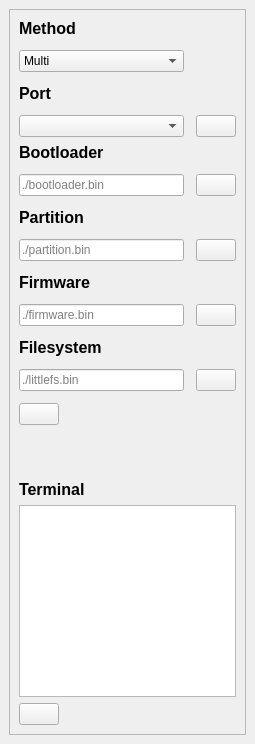
<?xml version="1.0" encoding="UTF-8"?>
<ui version="4.0">
 <class>MainWindow</class>
 <widget class="QMainWindow" name="MainWindow">
  <property name="geometry">
   <rect>
    <x>0</x>
    <y>0</y>
    <width>255</width>
    <height>744</height>
   </rect>
  </property>
  <property name="windowTitle">
   <string>Uploader</string>
  </property>
  <property name="windowIcon">
   <iconset resource="../assets/res.qrc">
    <normaloff>:/icons/icons/uploader.png</normaloff>:/icons/icons/uploader.png</iconset>
  </property>
  <property name="autoFillBackground">
   <bool>false</bool>
  </property>
  <widget class="QWidget" name="centralwidget">
   <property name="autoFillBackground">
    <bool>false</bool>
   </property>
   <property name="styleSheet">
    <string notr="true"/>
   </property>
   <layout class="QVBoxLayout" name="verticalLayout_3">
    <item>
     <widget class="QFrame" name="frame_3">
      <property name="styleSheet">
       <string notr="true"/>
      </property>
      <property name="frameShape">
       <enum>QFrame::StyledPanel</enum>
      </property>
      <property name="frameShadow">
       <enum>QFrame::Raised</enum>
      </property>
      <layout class="QVBoxLayout" name="verticalLayout">
       <item>
        <layout class="QGridLayout" name="gridLayout" columnstretch="24,0">
         <property name="spacing">
          <number>12</number>
         </property>
         <item row="2" column="0">
          <widget class="QLabel" name="label_7">
           <property name="font">
            <font>
             <pointsize>12</pointsize>
             <weight>75</weight>
             <bold>true</bold>
            </font>
           </property>
           <property name="text">
            <string>Port</string>
           </property>
          </widget>
         </item>
         <item row="3" column="0">
          <widget class="QComboBox" name="portComboBox">
           <property name="enabled">
            <bool>true</bool>
           </property>
          </widget>
         </item>
         <item row="3" column="1">
          <widget class="QPushButton" name="refreshBtn">
           <property name="text">
            <string/>
           </property>
           <property name="icon">
            <iconset resource="../assets/res.qrc">
             <normaloff>:/icons/icons/refresh-button.png</normaloff>:/icons/icons/refresh-button.png</iconset>
           </property>
          </widget>
         </item>
         <item row="0" column="0">
          <widget class="QLabel" name="label_6">
           <property name="font">
            <font>
             <pointsize>12</pointsize>
             <weight>75</weight>
             <bold>true</bold>
            </font>
           </property>
           <property name="text">
            <string>Method</string>
           </property>
          </widget>
         </item>
         <item row="1" column="0">
          <widget class="QComboBox" name="methodComboBox">
           <property name="styleSheet">
            <string notr="true"/>
           </property>
           <item>
            <property name="text">
             <string>Multi</string>
            </property>
           </item>
           <item>
            <property name="text">
             <string>Single</string>
            </property>
           </item>
          </widget>
         </item>
        </layout>
       </item>
       <item>
        <layout class="QVBoxLayout" name="verticalLayout_2">
         <property name="spacing">
          <number>12</number>
         </property>
         <item>
          <widget class="QLabel" name="label_2">
           <property name="font">
            <font>
             <family>MS Shell Dlg 2</family>
             <pointsize>12</pointsize>
             <weight>75</weight>
             <bold>true</bold>
            </font>
           </property>
           <property name="styleSheet">
            <string notr="true"/>
           </property>
           <property name="text">
            <string>Bootloader</string>
           </property>
          </widget>
         </item>
         <item>
          <layout class="QHBoxLayout" name="horizontalLayout_3">
           <item>
            <widget class="QLineEdit" name="bootloaderLineEdit">
             <property name="styleSheet">
              <string notr="true"/>
             </property>
             <property name="placeholderText">
              <string>./bootloader.bin</string>
             </property>
            </widget>
           </item>
           <item>
            <widget class="QPushButton" name="bootloaderBrowseBtn">
             <property name="styleSheet">
              <string notr="true"/>
             </property>
             <property name="text">
              <string/>
             </property>
             <property name="icon">
              <iconset resource="../assets/res.qrc">
               <normaloff>:/icons/icons/folder.png</normaloff>:/icons/icons/folder.png</iconset>
             </property>
            </widget>
           </item>
          </layout>
         </item>
         <item>
          <widget class="QLabel" name="label_3">
           <property name="font">
            <font>
             <pointsize>12</pointsize>
             <weight>75</weight>
             <bold>true</bold>
            </font>
           </property>
           <property name="styleSheet">
            <string notr="true"/>
           </property>
           <property name="text">
            <string>Partition</string>
           </property>
          </widget>
         </item>
         <item>
          <layout class="QHBoxLayout" name="horizontalLayout_4">
           <item>
            <widget class="QLineEdit" name="partitionLineEdit">
             <property name="styleSheet">
              <string notr="true"/>
             </property>
             <property name="placeholderText">
              <string>./partition.bin</string>
             </property>
            </widget>
           </item>
           <item>
            <widget class="QPushButton" name="partitionBrowseBtn">
             <property name="styleSheet">
              <string notr="true"/>
             </property>
             <property name="text">
              <string/>
             </property>
             <property name="icon">
              <iconset resource="../assets/res.qrc">
               <normaloff>:/icons/icons/folder.png</normaloff>:/icons/icons/folder.png</iconset>
             </property>
            </widget>
           </item>
          </layout>
         </item>
         <item>
          <widget class="QLabel" name="label_4">
           <property name="font">
            <font>
             <pointsize>12</pointsize>
             <weight>75</weight>
             <bold>true</bold>
            </font>
           </property>
           <property name="styleSheet">
            <string notr="true"/>
           </property>
           <property name="text">
            <string>Firmware</string>
           </property>
          </widget>
         </item>
         <item>
          <layout class="QHBoxLayout" name="horizontalLayout_5">
           <item>
            <widget class="QLineEdit" name="firmwareLineEdit">
             <property name="styleSheet">
              <string notr="true"/>
             </property>
             <property name="placeholderText">
              <string>./firmware.bin</string>
             </property>
            </widget>
           </item>
           <item>
            <widget class="QPushButton" name="firmwareBrowseBtn">
             <property name="styleSheet">
              <string notr="true"/>
             </property>
             <property name="text">
              <string/>
             </property>
             <property name="icon">
              <iconset resource="../assets/res.qrc">
               <normaloff>:/icons/icons/folder.png</normaloff>:/icons/icons/folder.png</iconset>
             </property>
            </widget>
           </item>
          </layout>
         </item>
         <item>
          <widget class="QLabel" name="label_5">
           <property name="font">
            <font>
             <pointsize>12</pointsize>
             <weight>75</weight>
             <bold>true</bold>
            </font>
           </property>
           <property name="styleSheet">
            <string notr="true"/>
           </property>
           <property name="text">
            <string>Filesystem</string>
           </property>
          </widget>
         </item>
         <item>
          <layout class="QHBoxLayout" name="horizontalLayout_6">
           <item>
            <widget class="QLineEdit" name="filesystemLineEdit">
             <property name="autoFillBackground">
              <bool>false</bool>
             </property>
             <property name="styleSheet">
              <string notr="true"/>
             </property>
             <property name="placeholderText">
              <string>./littlefs.bin</string>
             </property>
            </widget>
           </item>
           <item>
            <widget class="QPushButton" name="filesystemBrowseBtn">
             <property name="styleSheet">
              <string notr="true"/>
             </property>
             <property name="text">
              <string/>
             </property>
             <property name="icon">
              <iconset resource="../assets/res.qrc">
               <normaloff>:/icons/icons/folder.png</normaloff>:/icons/icons/folder.png</iconset>
             </property>
            </widget>
           </item>
          </layout>
         </item>
         <item>
          <layout class="QHBoxLayout" name="horizontalLayout_7">
           <item>
            <widget class="QPushButton" name="uploadBtn">
             <property name="text">
              <string/>
             </property>
             <property name="icon">
              <iconset resource="../assets/res.qrc">
               <normaloff>:/icons/icons/upload.png</normaloff>:/icons/icons/upload.png</iconset>
             </property>
             <property name="iconSize">
              <size>
               <width>24</width>
               <height>24</height>
              </size>
             </property>
            </widget>
           </item>
           <item>
            <spacer name="horizontalSpacer">
             <property name="orientation">
              <enum>Qt::Horizontal</enum>
             </property>
             <property name="sizeHint" stdset="0">
              <size>
               <width>40</width>
               <height>20</height>
              </size>
             </property>
            </spacer>
           </item>
          </layout>
         </item>
        </layout>
       </item>
       <item>
        <spacer name="verticalSpacer_2">
         <property name="orientation">
          <enum>Qt::Vertical</enum>
         </property>
         <property name="sizeHint" stdset="0">
          <size>
           <width>20</width>
           <height>40</height>
          </size>
         </property>
        </spacer>
       </item>
       <item>
        <widget class="QLabel" name="label">
         <property name="font">
          <font>
           <pointsize>12</pointsize>
           <weight>75</weight>
           <bold>true</bold>
          </font>
         </property>
         <property name="text">
          <string>Terminal</string>
         </property>
        </widget>
       </item>
       <item>
        <widget class="QPlainTextEdit" name="terminalPlainText">
         <property name="autoFillBackground">
          <bool>true</bool>
         </property>
         <property name="styleSheet">
          <string notr="true">QPlainTextEdit {
	color: rgb(81, 197, 4);
}</string>
         </property>
         <property name="readOnly">
          <bool>true</bool>
         </property>
        </widget>
       </item>
       <item>
        <layout class="QHBoxLayout" name="horizontalLayout" stretch="1,24">
         <item>
          <widget class="QPushButton" name="clearBtn">
           <property name="text">
            <string/>
           </property>
           <property name="icon">
            <iconset resource="../assets/res.qrc">
             <normaloff>:/icons/icons/eraser.png</normaloff>:/icons/icons/eraser.png</iconset>
           </property>
           <property name="iconSize">
            <size>
             <width>24</width>
             <height>24</height>
            </size>
           </property>
          </widget>
         </item>
         <item>
          <spacer name="horizontalSpacer_2">
           <property name="orientation">
            <enum>Qt::Horizontal</enum>
           </property>
           <property name="sizeType">
            <enum>QSizePolicy::Expanding</enum>
           </property>
           <property name="sizeHint" stdset="0">
            <size>
             <width>40</width>
             <height>20</height>
            </size>
           </property>
          </spacer>
         </item>
        </layout>
       </item>
      </layout>
     </widget>
    </item>
   </layout>
  </widget>
 </widget>
 <resources>
  <include location="../assets/res.qrc"/>
 </resources>
 <connections/>
</ui>
